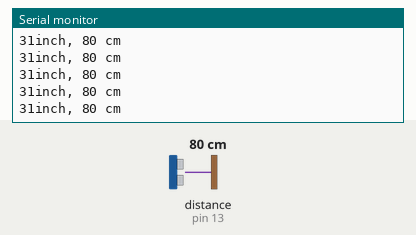
Recording of a sketch running on a simulated Arduino Uno, built with avr-gcc and run on an emulated ATmega328P. Shown: the last lines printed to the serial monitor. Wiring (inferred from the names in the program): ultrasonic range finder: trigger pin 12; echo pin 13. Inputs (shaded band) come from the test bench; at power-on: distance to the obstacle (sensor on pin 13) 80 cm. The echo pulse lasts 58.3 µs per cm.

Above: at 1.2 s.
1.3 s: distance to the obstacle (sensor on pin 13) set to 2 cm
At 1.38 s:
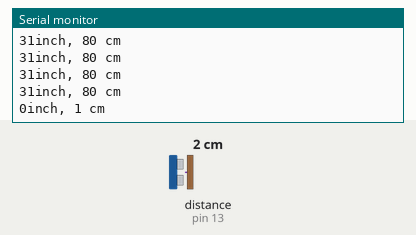
4.3 s: distance to the obstacle (sensor on pin 13) set to 4 cm
At 4.3 s:
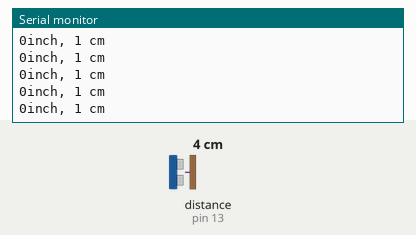
5.8 s: distance to the obstacle (sensor on pin 13) set to 299 cm
At 5.83 s:
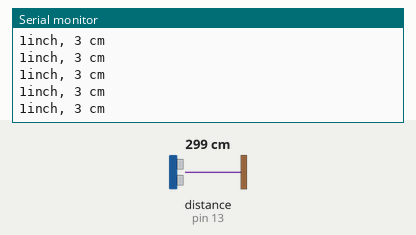
8.8 s: distance to the obstacle (sensor on pin 13) set to 250 cm
At 8.9 s:
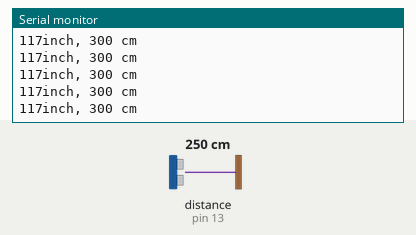
Timing chart, 0 to 11.8 s (numbered marks = the images above; inputs shaded):
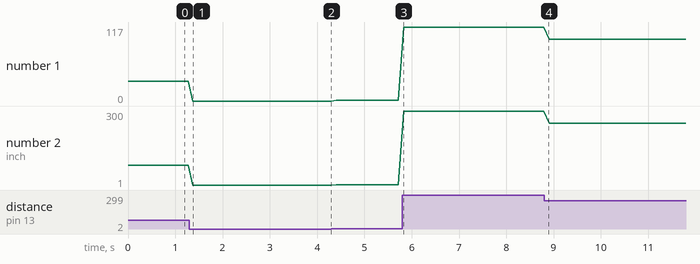

The sketch:

UltraSonic.ino
```cpp
#define trigPin 12
#define echoPin 13

void setup() {
  Serial.begin(9600);
  pinMode(trigPin, OUTPUT);
  pinMode(echoPin, INPUT);
}

long microsecondsToInches(long microseconds)
{
  return microseconds/74/2;
}

long microsecondsToCentimeters(long microseconds)
{
  return microseconds/29/2;
}

void loop() {
  long duration, inches, cm;

  digitalWrite(trigPin, LOW);
  delayMicroseconds(10);
  digitalWrite(trigPin, HIGH);
  delayMicroseconds(10);
  digitalWrite(trigPin, LOW);
  duration = pulseIn(echoPin, HIGH);

  inches = microsecondsToInches(duration);
  cm = microsecondsToCentimeters(duration);

  Serial.print(inches);
  Serial.print("inch, ");
  Serial.print(cm);
  Serial.println(" cm");

  delay(100);
}
```

Measured:
- after the input at 1.3 s, the serial monitor: prints a new line after 0.07 s (image 1)
- plotted number 1: 31 → 0 after the input at 1.3 s, 1 → 117 after the input at 5.8 s, 117 → 98 after the input at 8.8 s
- plotted number 2: 80 → 1 after the input at 1.3 s, 1 → 3 after the input at 4.3 s, 3 → 300 after the input at 5.8 s, 300 → 250 after the input at 8.8 s
